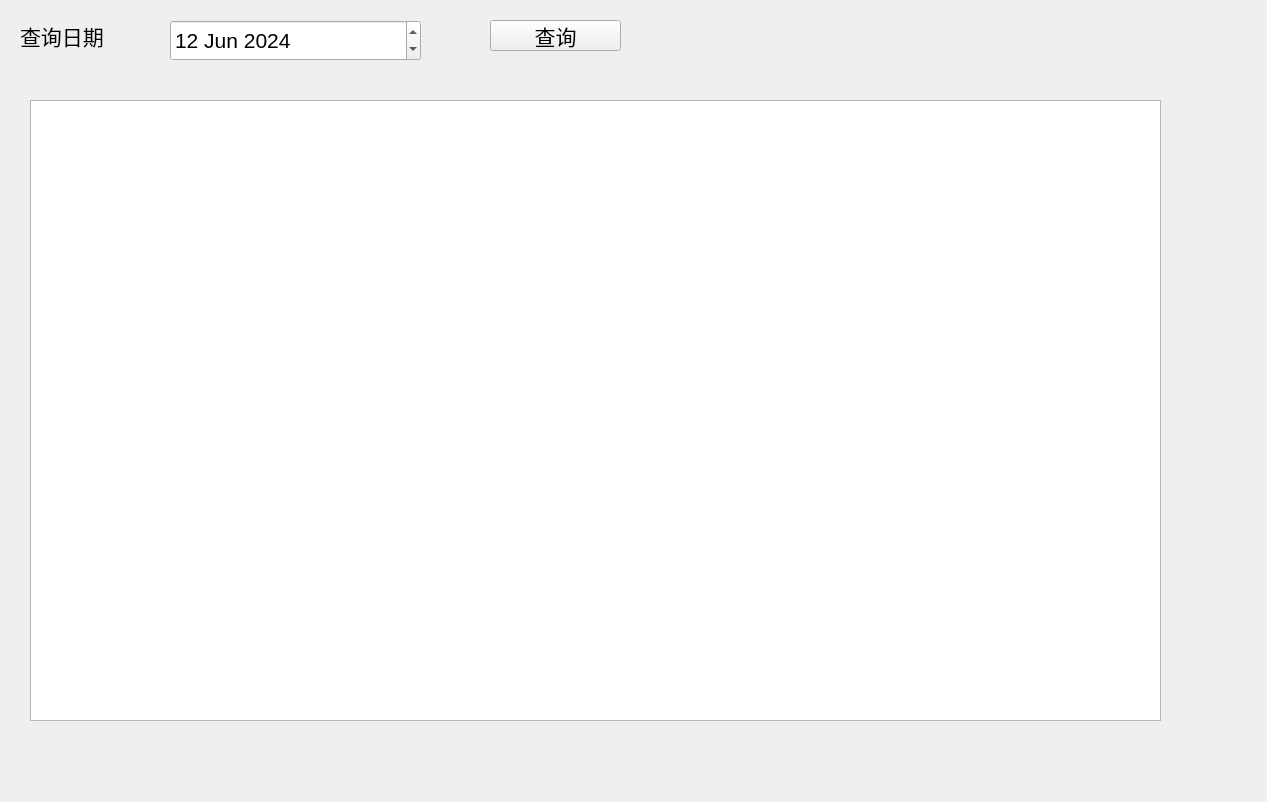
<?xml version="1.0" encoding="UTF-8"?>
<ui version="4.0">
 <class>AlarmDataClass</class>
 <widget class="QWidget" name="AlarmDataClass">
  <property name="geometry">
   <rect>
    <x>0</x>
    <y>0</y>
    <width>1267</width>
    <height>802</height>
   </rect>
  </property>
  <property name="windowTitle">
   <string>报警数据</string>
  </property>
  <widget class="QDateEdit" name="dateEdit">
   <property name="geometry">
    <rect>
     <x>170</x>
     <y>20</y>
     <width>251</width>
     <height>41</height>
    </rect>
   </property>
   <property name="font">
    <font>
     <family>Arial</family>
     <pointsize>16</pointsize>
    </font>
   </property>
   <property name="dateTime">
    <datetime>
     <hour>0</hour>
     <minute>0</minute>
     <second>0</second>
     <year>2024</year>
     <month>6</month>
     <day>12</day>
    </datetime>
   </property>
  </widget>
  <widget class="QLabel" name="label">
   <property name="geometry">
    <rect>
     <x>20</x>
     <y>20</y>
     <width>121</width>
     <height>31</height>
    </rect>
   </property>
   <property name="font">
    <font>
     <family>Arial</family>
     <pointsize>16</pointsize>
    </font>
   </property>
   <property name="text">
    <string>查询日期</string>
   </property>
  </widget>
  <widget class="QPushButton" name="pushButton">
   <property name="geometry">
    <rect>
     <x>490</x>
     <y>20</y>
     <width>131</width>
     <height>31</height>
    </rect>
   </property>
   <property name="font">
    <font>
     <family>Arial</family>
     <pointsize>16</pointsize>
    </font>
   </property>
   <property name="text">
    <string>查询</string>
   </property>
  </widget>
  <widget class="QTableView" name="tableView">
   <property name="geometry">
    <rect>
     <x>30</x>
     <y>100</y>
     <width>1131</width>
     <height>621</height>
    </rect>
   </property>
  </widget>
 </widget>
 <layoutdefault spacing="6" margin="11"/>
 <resources/>
 <connections/>
</ui>
